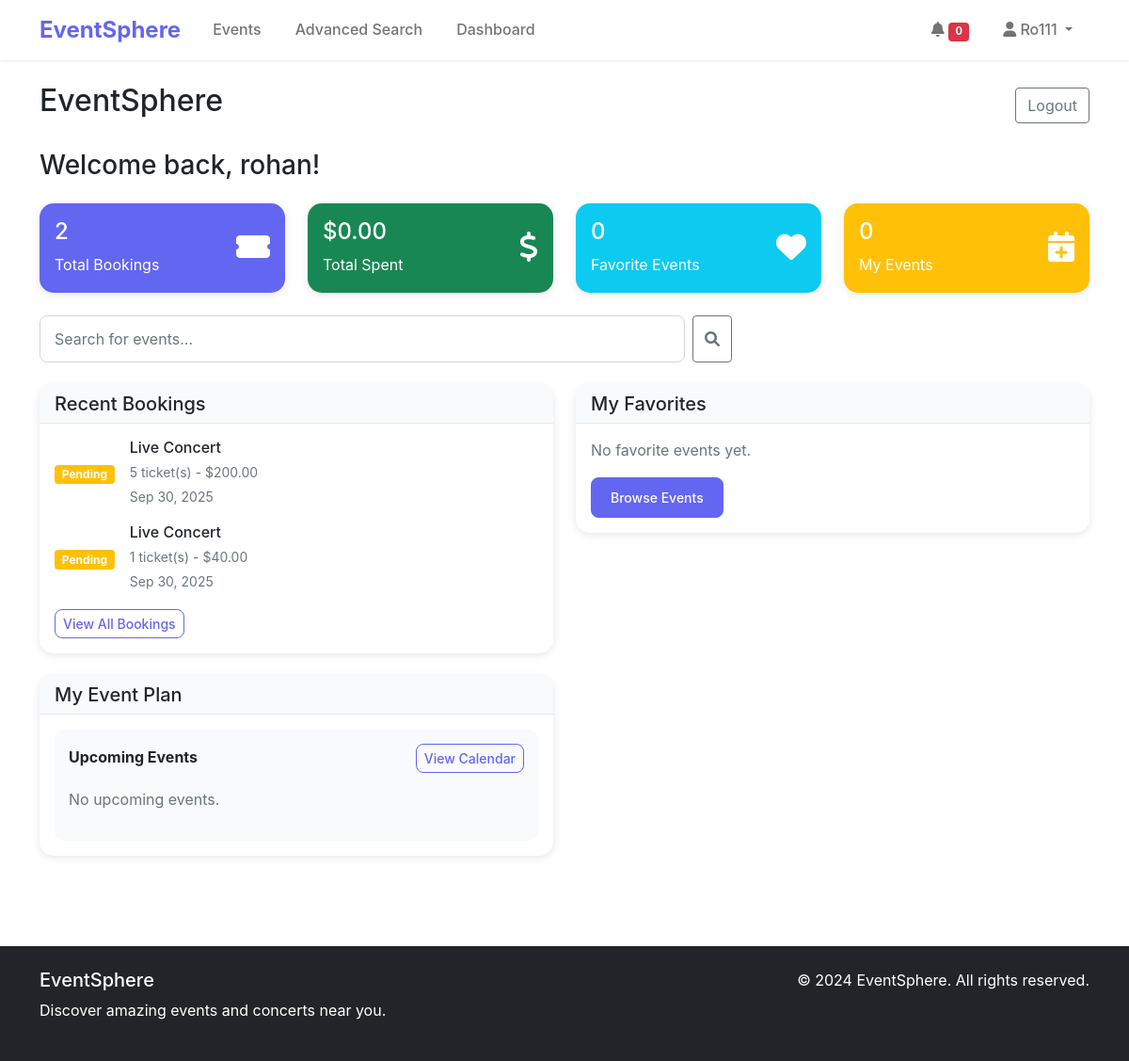
Page /dashboard/ (signed in) on the committed database.
### events/models.py (models this page shows, shortened)
class Booking(models.Model):
    STATUS_CHOICES = [
        ('pending', 'Pending'),
        ('confirmed', 'Confirmed'),
        ('cancelled', 'Cancelled'),
        ('completed', 'Completed'),
    ]
    user = models.ForeignKey(User, on_delete=models.CASCADE)
    event = models.ForeignKey(Event, on_delete=models.CASCADE)
    quantity = models.PositiveIntegerField(default=1)
    total_amount = models.DecimalField(max_digits=10, decimal_places=2)
    status = models.CharField(max_length=20, choices=STATUS_CHOICES, default='pending')
    booking_reference = models.CharField(max_length=20, unique=True)
    created_at = models.DateTimeField(auto_now_add=True)
    updated_at = models.DateTimeField(auto_now=True)
    class Meta:
        ordering = ['-created_at']

class Event(models.Model):
    title = models.CharField(max_length=200)
    description = models.TextField()
    category = models.ForeignKey(Category, on_delete=models.CASCADE)
    venue = models.ForeignKey(Venue, on_delete=models.CASCADE)
    date = models.DateTimeField()
    price = models.DecimalField(max_digits=10, decimal_places=2)
    image = models.ImageField(upload_to='events/', blank=True, null=True)
    created_by = models.ForeignKey(User, on_delete=models.CASCADE, null=True, blank=True)
    created_at = models.DateTimeField(auto_now_add=True)
    updated_at = models.DateTimeField(auto_now=True)
    is_active = models.BooleanField(default=True)
    class Meta:
        ordering = ['date']

### dashboard/views.py (the view, shortened to what this page needs)
# urls.py: path('', views.dashboard_view, name='dashboard'),
@login_required
def dashboard_view(request):
    favorites = UserFavorite.objects.filter(user=request.user).select_related('event')[:4]
    today = timezone.now()
    upcoming_events = Event.objects.filter(
        date__gte=today,
        is_active=True
    ).order_by('date')[:10]
    query = request.GET.get('q', '')
    search_results = []
    recent_bookings = Booking.objects.filter(user=request.user).order_by('-created_at')[:5]
    total_bookings = Booking.objects.filter(user=request.user).count()
    total_spent = Booking.objects.filter(user=request.user, status='confirmed').aggregate(
        total=Sum('total_amount')
    )['total'] or 0
    unread_notifications = Notification.objects.filter(user=request.user, is_read=False).count()
    my_events_count = Event.objects.filter(created_by=request.user).count()
    context = {
        'favorites': favorites,
        'upcoming_events': upcoming_events,
        'search_results': search_results,
        'query': query,
        'recent_bookings': recent_bookings,
        'total_bookings': total_bookings,
        'total_spent': total_spent,
        'unread_notifications': unread_notifications,
        'my_events_count': my_events_count,
    }
    return render(request, 'dashboard/dashboard.html', context)

### templates/dashboard/dashboard.html (shortened to what this page needs)
{% extends 'base.html' %}
{% load static %}
{% block content %}
<div class="container py-4">
    <div class="d-flex justify-content-between align-items-center mb-4">
        <h2>EventSphere</h2>
        <a href="{% url 'accounts:logout' %}" class="btn btn-outline-secondary">Logout</a>
    </div>
    <h3 class="mb-4">Welcome back, {{ user.first_name|default:user.username }}!</h3>
    <div class="row mb-4">
        <div class="col-md-3">
            <div class="card bg-primary text-white">
                <div class="card-body">
                    <div class="d-flex justify-content-between">
                        <div>
                            <h4>{{ total_bookings }}</h4>
                            <p class="mb-0">Total Bookings</p>
                        </div>
                        <div class="align-self-center">
                            <i class="fas fa-ticket-alt fa-2x"></i>
                        </div>
                    </div>
                </div>
            </div>
        </div>
        <div class="col-md-3">
            <div class="card bg-success text-white">
                <div class="card-body">
                    <div class="d-flex justify-content-between">
                        <div>
                            <h4>${{ total_spent|floatformat:2 }}</h4>
                            <p class="mb-0">Total Spent</p>
                        </div>
                        <div class="align-self-center">
                            <i class="fas fa-dollar-sign fa-2x"></i>
                        </div>
                    </div>
                </div>
            </div>
        </div>
        <div class="col-md-3">
            <div class="card bg-info text-white">
                <div class="card-body">
                    <div class="d-flex justify-content-between">
                        <div>
                            <h4>{{ favorites.count }}</h4>
                            <p class="mb-0">Favorite Events</p>
                        </div>
                        <div class="align-self-center">
                            <i class="fas fa-heart fa-2x"></i>
                        </div>
                    </div>
                </div>
            </div>
        </div>
        <div class="col-md-3">
            <div class="card bg-warning text-white">
                <div class="card-body">
                    <div class="d-flex justify-content-between">
                        <div>
                            <h4>{{ my_events_count }}</h4>
                            <p class="mb-0">My Events</p>
                        </div>
                        <div class="align-self-center">
                            <i class="fas fa-calendar-plus fa-2x"></i>
                        </div>
                    </div>
                </div>
            </div>
        </div>
    </div>
    <div class="row mb-4">
        <div class="col-md-8">
            <form method="GET" class="d-flex">
                <input type="text" class="form-control" name="q" placeholder="Search for events..."
                       value="{{ query }}">
                <button class="btn btn-outline-secondary ms-2" type="submit">
                    <i class="fas fa-search"></i>
                </button>
            </form>
        </div>
    </div>
    <div class="row">
        <div class="col-md-6 mb-4">
            <div class="card">
                <div class="card-header">
                    <h5 class="mb-0">Recent Bookings</h5>
                </div>
                <div class="card-body">
                    {% if recent_bookings %}
                        {% for booking in recent_bookings %}
                        <div class="d-flex align-items-center mb-3">
                            <div class="me-3">
                                <span class="badge bg-{% if booking.status == 'confirmed' %}success{% elif booking.status == 'pending' %}warning{% else %}secondary{% endif %}">
                                    {{ booking.get_status_display }}
                                </span>
                            </div>
                            <div class="flex-grow-1">
                                <h6 class="mb-1">{{ booking.event.title }}</h6>
                                <small class="text-muted">
                                    {{ booking.quantity }} ticket(s) - ${{ booking.total_amount }}
                                    <br>{{ booking.created_at|date:"M d, Y" }}
                                </small>
                            </div>
                        </div>
                        {% endfor %}
                        <a href="{% url 'events:my_bookings' %}" class="btn btn-outline-primary btn-sm">View All Bookings</a>
                    {% else %}
                        <p class="text-muted">No bookings yet.</p>
                        <a href="{% url 'events:event_list' %}" class="btn btn-primary btn-sm">Browse Events</a>
                    {% endif %}
                </div>
            </div>
        </div>
        <div class="col-md-6 mb-4">
            <div class="card">
                <div class="card-header">
                    <h5 class="mb-0">My Favorites</h5>
                </div>
                <div class="card-body">
                    {% if favorites %}
                        {% for favorite in favorites %}
                        <div class="d-flex align-items-center mb-3">
                            {% if favorite.event.image %}
                            <img src="{{ favorite.event.image.url }}" alt="{{ favorite.event.title }}"
                                 class="rounded me-3" style="width: 60px; height: 60px; object-fit: cover;">
                            {% else %}
                            <div class="bg-primary rounded me-3 d-flex align-items-center justify-content-center"
                                 style="width: 60px; height: 60px;">
                                <i class="fas fa-calendar text-white"></i>
                            </div>
                            {% endif %}
                            <div class="flex-grow-1">
                                <h6 class="mb-1">{{ favorite.event.title }}</h6>
                                <small class="text-muted">{{ favorite.event.venue.name }}</small>
                            </div>
                        </div>
                        {% endfor %}
                        <a href="{% url 'dashboard:favorites' %}" class="btn btn-outline-primary btn-sm">View All</a>
                    {% else %}
                        <p class="text-muted">No favorite events yet.</p>
                        <a href="{% url 'events:event_list' %}" class="btn btn-primary btn-sm">Browse Events</a>
                    {% endif %}
                </div>
            </div>
        </div>
        <div class="col-md-6 mb-4">
            <div class="card">
                <div class="card-header">
                    <h5 class="mb-0">My Event Plan</h5>
                </div>
                <div class="card-body">
                    <div class="calendar-widget">
                        <div class="d-flex justify-content-between align-items-center mb-3">
                            <span class="fw-bold">Upcoming Events</span>
                            <a href="{% url 'dashboard:calendar' %}" class="btn btn-outline-primary btn-sm">View Calendar</a>
                        </div>
                        {% if upcoming_events %}
                            {% for event in upcoming_events|slice:":5" %}
                            <div class="d-flex justify-content-between align-items-center mb-2">
                                <div>
                                    <div class="fw-bold">{{ event.title }}</div>
                                    <small class="text-muted">{{ event.venue.city }}</small>
                                </div>
                                <small class="text-muted">{{ event.date|date:"M d" }}</small>
                            </div>
                            {% endfor %}
                        {% else %}
                            <p class="text-muted">No upcoming events.</p>
                        {% endif %}
                    </div>
                </div>
            </div>
        </div>
    </div>
</div>
{% endblock %}

### templates/base.html (shortened to what this page needs)
<!DOCTYPE html>
<html lang="en">
<head>
    {% load static %}
    <link href="https://cdn.jsdelivr.net/npm/bootstrap@5.1.3/dist/css/bootstrap.min.css" rel="stylesheet">
    <link href="https://cdnjs.cloudflare.com/ajax/libs/font-awesome/6.0.0/css/all.min.css" rel="stylesheet">
    <link href="{% static 'css/style.css' %}" rel="stylesheet">
</head>
<body>
    <nav class="navbar navbar-expand-lg navbar-light bg-white shadow-sm">
        <div class="container">
            <a class="navbar-brand fw-bold" href="{% url 'home' %}">EventSphere</a>
            <div class="collapse navbar-collapse" id="navbarNav">
                <ul class="navbar-nav me-auto">
                    <li class="nav-item">
                        <a class="nav-link" href="{% url 'events:event_list' %}">Events</a>
                    </li>
                    <li class="nav-item">
                        <a class="nav-link" href="{% url 'events:advanced_search' %}">Advanced Search</a>
                    </li>
                    {% if user.is_authenticated %}
                    <li class="nav-item">
                        <a class="nav-link" href="{% url 'dashboard:dashboard' %}">Dashboard</a>
                    </li>
                    {% endif %}
                </ul>
                <ul class="navbar-nav">
                    {% if user.is_authenticated %}
                    <li class="nav-item">
                        <a class="nav-link" href="{% url 'notifications:notification_list' %}">
                            <i class="fas fa-bell"></i>
                            <span class="badge bg-danger" id="notification-count" style="font-size: 0.7em;">0</span>
                        </a>
                    </li>
                    <li class="nav-item dropdown">
                        <a class="nav-link dropdown-toggle" href="#" id="navbarDropdown" role="button" data-bs-toggle="dropdown">
                            <i class="fas fa-user"></i> {{ user.username }}
                        </a>
                    </li>
                    {% endif %}
                </ul>
            </div>
        </div>
    </nav>
    <main>
        {% block content %}
        {% endblock %}
    </main>
    <footer class="bg-dark text-white py-4 mt-5">
        <div class="container">
            <div class="row">
                <div class="col-md-6">
                    <h5>EventSphere</h5>
                    <p>Discover amazing events and concerts near you.</p>
                </div>
                <div class="col-md-6 text-md-end">
                    <p>&copy; 2024 EventSphere. All rights reserved.</p>
                </div>
            </div>
        </div>
    </footer>
</body>
</html>

### static/css/style.css (style rules this page uses)
:root { --primary-color: #6366f1; --secondary-color: #8b5cf6; --dark-color: #1f2937; --light-color: #f8fafc; }
body { font-family: 'Inter', -apple-system, BlinkMacSystemFont, sans-serif; line-height: 1.6; }
.navbar-brand { font-size: 1.5rem; color: var(--primary-color) !important; }
.navbar-nav .nav-link { font-weight: 500; margin: 0 10px; }
.btn-primary { background-color: var(--primary-color); border-color: var(--primary-color); border-radius: 8px; font-weight: 500; padding: 10px 20px; }
.btn-outline-primary { color: var(--primary-color); border-color: var(--primary-color); border-radius: 8px; font-weight: 500; }
.card { border: none; border-radius: 15px; box-shadow: 0 2px 10px rgba(0, 0, 0, 0.1); }
.card-header { background-color: var(--light-color); border-bottom: 1px solid #e5e7eb; border-radius: 15px 15px 0 0 !important; font-weight: 600; }
.form-control { border-radius: 8px; border: 1px solid #d1d5db; padding: 12px 15px; }
.calendar-widget { background-color: #f8fafc; border-radius: 10px; padding: 15px; }
.bg-primary { background-color: var(--primary-color) !important; }
.shadow-sm { box-shadow: 0 1px 3px rgba(0, 0, 0, 0.1) !important; }
footer { margin-top: auto; }

### rows in the picture
Booking: status "Pending", event "Live Concert", quantity "5", total_amount "200.00", created_at "Sep 30, 2025"
Booking: status "Pending", event "Live Concert", quantity "1", total_amount "40.00", created_at "Sep 30, 2025"

### other values in the picture
{{ user.username }} "Ro111"
{{ user.first_name|default:user.username }} "rohan"
{{ total_bookings }} "2"
{{ total_spent|floatformat:2 }} "0.00"
{{ favorites.count }} "0"
{{ my_events_count }} "0"
